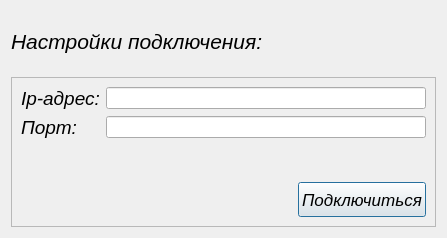
<?xml version="1.0" encoding="UTF-8"?>
<ui version="4.0">
 <class>Settings</class>
 <widget class="QDialog" name="Settings">
  <property name="geometry">
   <rect>
    <x>0</x>
    <y>0</y>
    <width>447</width>
    <height>238</height>
   </rect>
  </property>
  <property name="windowTitle">
   <string>Dialog</string>
  </property>
  <layout class="QVBoxLayout" name="verticalLayout">
   <item>
    <widget class="QLabel" name="label">
     <property name="maximumSize">
      <size>
       <width>16777215</width>
       <height>60</height>
      </size>
     </property>
     <property name="font">
      <font>
       <pointsize>16</pointsize>
       <italic>true</italic>
      </font>
     </property>
     <property name="text">
      <string>Настройки подключения:</string>
     </property>
    </widget>
   </item>
   <item>
    <widget class="QFrame" name="frame">
     <property name="frameShape">
      <enum>QFrame::StyledPanel</enum>
     </property>
     <property name="frameShadow">
      <enum>QFrame::Raised</enum>
     </property>
     <layout class="QVBoxLayout" name="verticalLayout_2">
      <item>
       <layout class="QFormLayout" name="formLayout">
        <item row="0" column="0">
         <widget class="QLabel" name="label_2">
          <property name="font">
           <font>
            <pointsize>14</pointsize>
            <italic>true</italic>
           </font>
          </property>
          <property name="text">
           <string>Ip-адрес:</string>
          </property>
         </widget>
        </item>
        <item row="1" column="0">
         <widget class="QLabel" name="label_3">
          <property name="font">
           <font>
            <pointsize>14</pointsize>
            <italic>true</italic>
           </font>
          </property>
          <property name="text">
           <string>Порт:</string>
          </property>
         </widget>
        </item>
        <item row="0" column="1">
         <widget class="QLineEdit" name="lineEdit_ip"/>
        </item>
        <item row="1" column="1">
         <widget class="QLineEdit" name="lineEdit_port"/>
        </item>
       </layout>
      </item>
      <item>
       <layout class="QHBoxLayout" name="horizontalLayout">
        <item>
         <spacer name="horizontalSpacer">
          <property name="orientation">
           <enum>Qt::Horizontal</enum>
          </property>
          <property name="sizeHint" stdset="0">
           <size>
            <width>40</width>
            <height>20</height>
           </size>
          </property>
         </spacer>
        </item>
        <item>
         <widget class="QPushButton" name="pushButton_enter">
          <property name="minimumSize">
           <size>
            <width>120</width>
            <height>35</height>
           </size>
          </property>
          <property name="font">
           <font>
            <pointsize>13</pointsize>
            <italic>true</italic>
           </font>
          </property>
          <property name="text">
           <string>Подключиться</string>
          </property>
         </widget>
        </item>
       </layout>
      </item>
     </layout>
    </widget>
   </item>
  </layout>
 </widget>
 <resources/>
 <connections/>
</ui>
